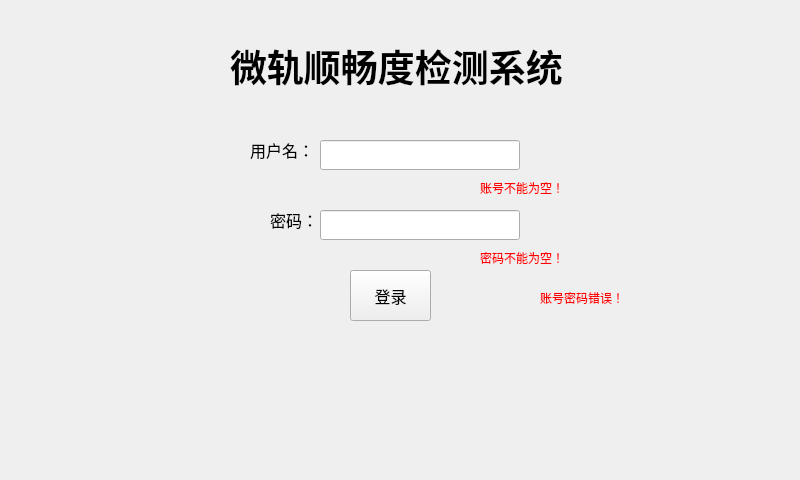
<?xml version="1.0" encoding="UTF-8"?>
<ui version="4.0">
 <class>Form</class>
 <widget class="QWidget" name="Form">
  <property name="geometry">
   <rect>
    <x>0</x>
    <y>0</y>
    <width>800</width>
    <height>480</height>
   </rect>
  </property>
  <property name="windowTitle">
   <string>登录界面</string>
  </property>
  <widget class="QLabel" name="label">
   <property name="geometry">
    <rect>
     <x>250</x>
     <y>120</y>
     <width>90</width>
     <height>60</height>
    </rect>
   </property>
   <property name="font">
    <font>
     <pointsize>12</pointsize>
    </font>
   </property>
   <property name="text">
    <string>用户名：</string>
   </property>
  </widget>
  <widget class="QLabel" name="label_2">
   <property name="geometry">
    <rect>
     <x>270</x>
     <y>190</y>
     <width>90</width>
     <height>60</height>
    </rect>
   </property>
   <property name="font">
    <font>
     <pointsize>12</pointsize>
    </font>
   </property>
   <property name="text">
    <string>密码：</string>
   </property>
  </widget>
  <widget class="QLineEdit" name="LineCount">
   <property name="geometry">
    <rect>
     <x>320</x>
     <y>140</y>
     <width>200</width>
     <height>30</height>
    </rect>
   </property>
   <property name="font">
    <font>
     <pointsize>12</pointsize>
    </font>
   </property>
  </widget>
  <widget class="QLineEdit" name="LinePassword">
   <property name="geometry">
    <rect>
     <x>320</x>
     <y>210</y>
     <width>200</width>
     <height>30</height>
    </rect>
   </property>
   <property name="font">
    <font>
     <pointsize>12</pointsize>
    </font>
   </property>
   <property name="echoMode">
    <enum>QLineEdit::Password</enum>
   </property>
  </widget>
  <widget class="QPushButton" name="LogButton">
   <property name="geometry">
    <rect>
     <x>350</x>
     <y>270</y>
     <width>81</width>
     <height>51</height>
    </rect>
   </property>
   <property name="font">
    <font>
     <pointsize>12</pointsize>
    </font>
   </property>
   <property name="text">
    <string>登录</string>
   </property>
  </widget>
  <widget class="QLabel" name="label_3">
   <property name="geometry">
    <rect>
     <x>230</x>
     <y>30</y>
     <width>371</width>
     <height>71</height>
    </rect>
   </property>
   <property name="font">
    <font>
     <family>Bodoni MT Black</family>
     <pointsize>28</pointsize>
     <weight>75</weight>
     <bold>true</bold>
    </font>
   </property>
   <property name="text">
    <string>微轨顺畅度检测系统</string>
   </property>
  </widget>
  <widget class="QLabel" name="lblAcountWarn">
   <property name="geometry">
    <rect>
     <x>480</x>
     <y>180</y>
     <width>101</width>
     <height>16</height>
    </rect>
   </property>
   <property name="styleSheet">
    <string notr="true">color:rgb(255, 0, 0)</string>
   </property>
   <property name="text">
    <string>账号不能为空！</string>
   </property>
  </widget>
  <widget class="QLabel" name="lblPwdWarn">
   <property name="geometry">
    <rect>
     <x>480</x>
     <y>250</y>
     <width>91</width>
     <height>16</height>
    </rect>
   </property>
   <property name="styleSheet">
    <string notr="true">color:red</string>
   </property>
   <property name="text">
    <string>密码不能为空！</string>
   </property>
  </widget>
  <widget class="QLabel" name="lblError">
   <property name="geometry">
    <rect>
     <x>540</x>
     <y>290</y>
     <width>101</width>
     <height>16</height>
    </rect>
   </property>
   <property name="styleSheet">
    <string notr="true">color:red
</string>
   </property>
   <property name="text">
    <string>账号密码错误！</string>
   </property>
  </widget>
 </widget>
 <resources/>
 <connections/>
</ui>
